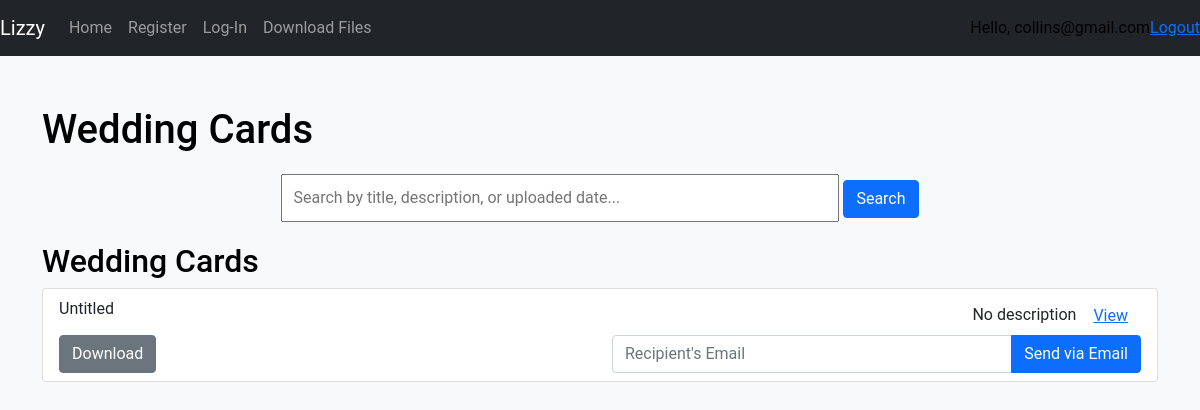
Page /wedding_cards/ (signed in) on the committed database.
### task/models.py (models this page shows, shortened)
class MyUser(AbstractBaseUser):
    email = models.EmailField(
        verbose_name="email address",
        max_length=255,
        unique=True,
    )
    username  =models.CharField(max_length=30, unique=True)
    is_active =models.BooleanField(default=True)
    is_admin  =models.BooleanField(default=False)
    is_staff  =models.BooleanField(default=False)
    is_superuser  =models.BooleanField(default=False)
    date_joined  =models.DateTimeField(verbose_name='date joined', auto_now_add=True)
    last_login  =models.DateTimeField(verbose_name='last login', auto_now=True)
    objects = MyUserManager()
    USERNAME_FIELD = "email"
    REQUIRED_FIELDS = ["username"]
    def __str__(self):
        return self.email
    @property
    def is_staff(self):
        "Is the user a member of staff?"
        return self.is_admin

class WeddingCards(models.Model):
    title = models.CharField(max_length=50, default="Untitled", null=True, blank=True)
    description = models.CharField(max_length=100, default="No description", null=True, blank=True)
    uploaded_date = models.DateField(null=True, default=timezone.now)
    email = models.ForeignKey(MyUser, on_delete=models.PROTECT)
    email_count = models.PositiveIntegerField(default=0)
    download_count = models.PositiveBigIntegerField(default=0)
    upload_card = models.FileField(upload_to="wedding_cards/")

### task/views.py (the view)
# urls.py: path('wedding_cards/', views.wedding_cards, name='wedding_cards'),
def wedding_cards(request):
    wedd_cards = WeddingCards.objects.all()
    card_filter = WeddingCardFilter(request.GET, queryset=wedd_cards)
    wedd_cards = card_filter.qs
    context = {
        'wedd_cards': wedd_cards,
        'card_filter': card_filter
    }
    return render(request, 'task/wedding/wedding_cards.html', context)

### task/templates/task/wedding/wedding_cards.html (shortened to what this page needs)
{% load static %}
<!DOCTYPE html>
<html lang="en">
<head>
  <link href="https://cdn.jsdelivr.net/npm/bootstrap@5.0.2/dist/css/bootstrap.min.css" rel="stylesheet">
  <link rel="stylesheet" href="{% static 'css/feed.css' %}">
</head>
<body>
  {% include 'task/navbar.html' %}
  <div class="container">
    <h1>Wedding Cards</h1>
    <div class="search-bar">
      <form method="GET">
        <input type="text" name="title" placeholder="Search by title, description, or uploaded date...">
        <button type="submit" class="btn btn-primary">Search</button>
      </form>
    </div>
    <h2>Wedding Cards</h2>
    <ul class="list-group mb-3" id="weddingCards">
      {% for file in wedd_cards %}
      <li class="list-group-item">
        <div class="row file-info">
          <div class="col-md-6">
            <span class="file-title">{{ file.title }}</span>
          </div>
          <div class="col-md-6 text-end">
            <span class="file-description">{{ file.description }}</span>
            <a href="{% url 'view_file' file_type='wedding' file_id=file.id %}" class="btn btn-link">View</a>
          </div>
        </div>
        <div class="row actions">
          <div class="col-md-6">
            <a href="{% url 'download_file' file_type='wedding' file_id=file.id %}" class="btn btn-secondary" download>Download</a>
          </div>
          <div class="col-md-6 text-end">
            <form method="POST" action="{% url 'send_file' file_type='wedding' file_id=file.id %}" class="d-inline">
              <div class="input-group">
                <input type="email" name="recipient_email" class="form-control" placeholder="Recipient's Email" required>
                <button type="submit" class="btn btn-primary">Send via Email</button>
              </div>
            </form>
          </div>
        </div>
      </li>
      {% empty %}
      <li class="list-group-item">No wedding cards found.</li>
      {% endfor %}
    </ul>
  </div>
</body>
</html>

### task/templates/task/navbar.html (shortened to what this page needs)
{% load static %}
<nav class="navbar navbar-expand-lg navbar-dark bg-dark">
    <a class="navbar-brand" href="#">Lizzy</a>
    <div class="collapse navbar-collapse" id="navbarNav">
      <ul class="navbar-nav">
        <li class="nav-item active">
          <a class="nav-link" href="{% url 'home' %}">Home </a>
        </li>
        <li class="nav-item">
          <a class="nav-link" href="{% url 'register' %}">Register</a>
        </li>
        <li class="nav-item">
          <a class="nav-link" href="{% url 'login' %}">Log-In</a>
        </li>
        <li class="nav-item">
          <a class="nav-link" href="{% url 'file_feed' %}">Download Files</a>
        </li>
      </ul>
    </div>
    <span class="hello-msg">Hello, {{ request.user }}</span>
    <span><a class="hello-msg" href="{% url 'logout' %}">Logout</a></span>
  </nav>

### static/css/feed.css (style rules this page uses)
body { color: #000; background: #f8f9fa; font-family: 'Roboto', sans-serif; }
.container { margin-top: 50px; }
.search-bar { margin: 20px 0; text-align: center; }
.search-bar input { width: 50%; padding: 10px; font-size: 16px; }

### rows in the picture
MyUser: user "collins@gmail.com"
WeddingCards: title "Untitled", description "No description"
